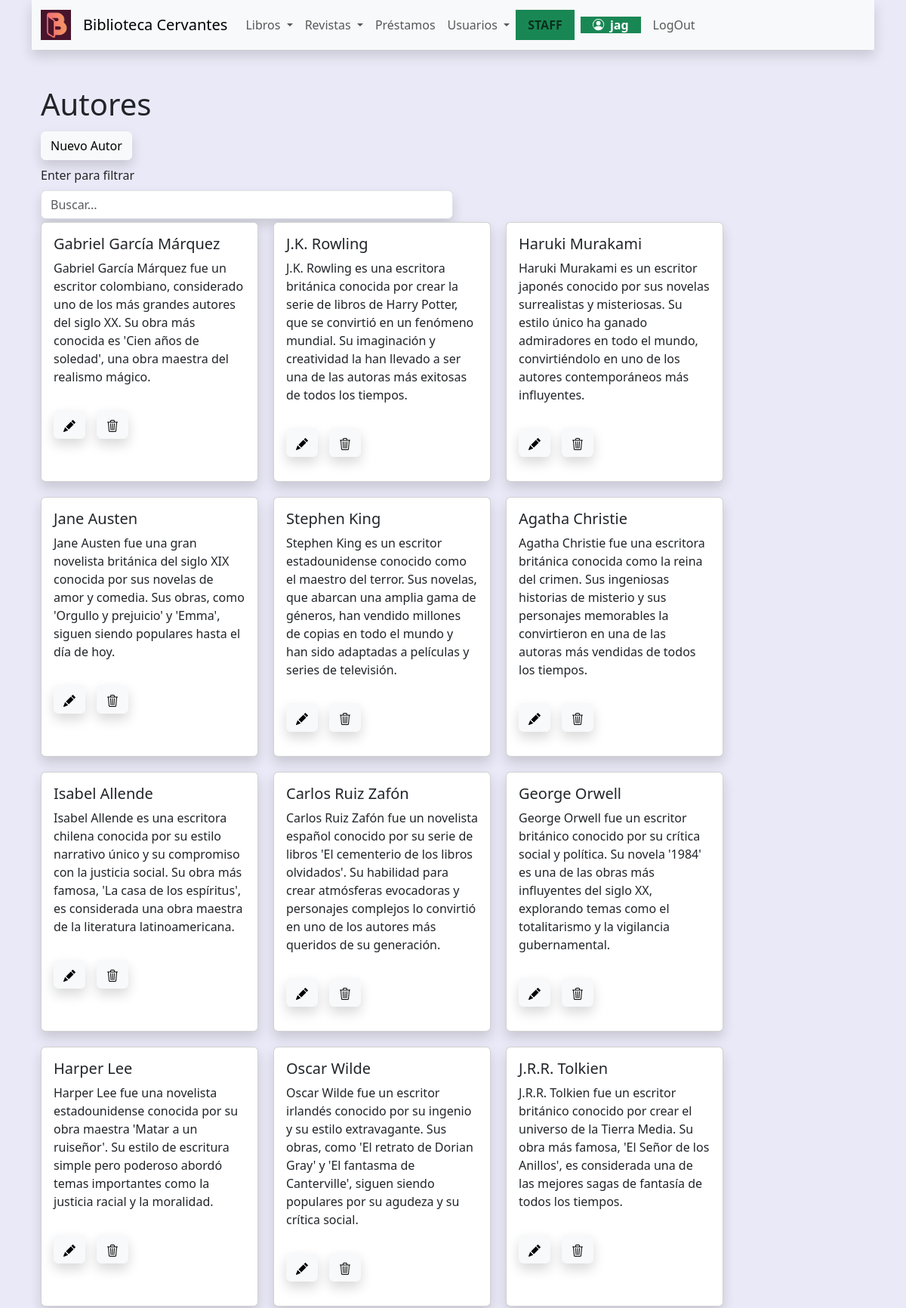
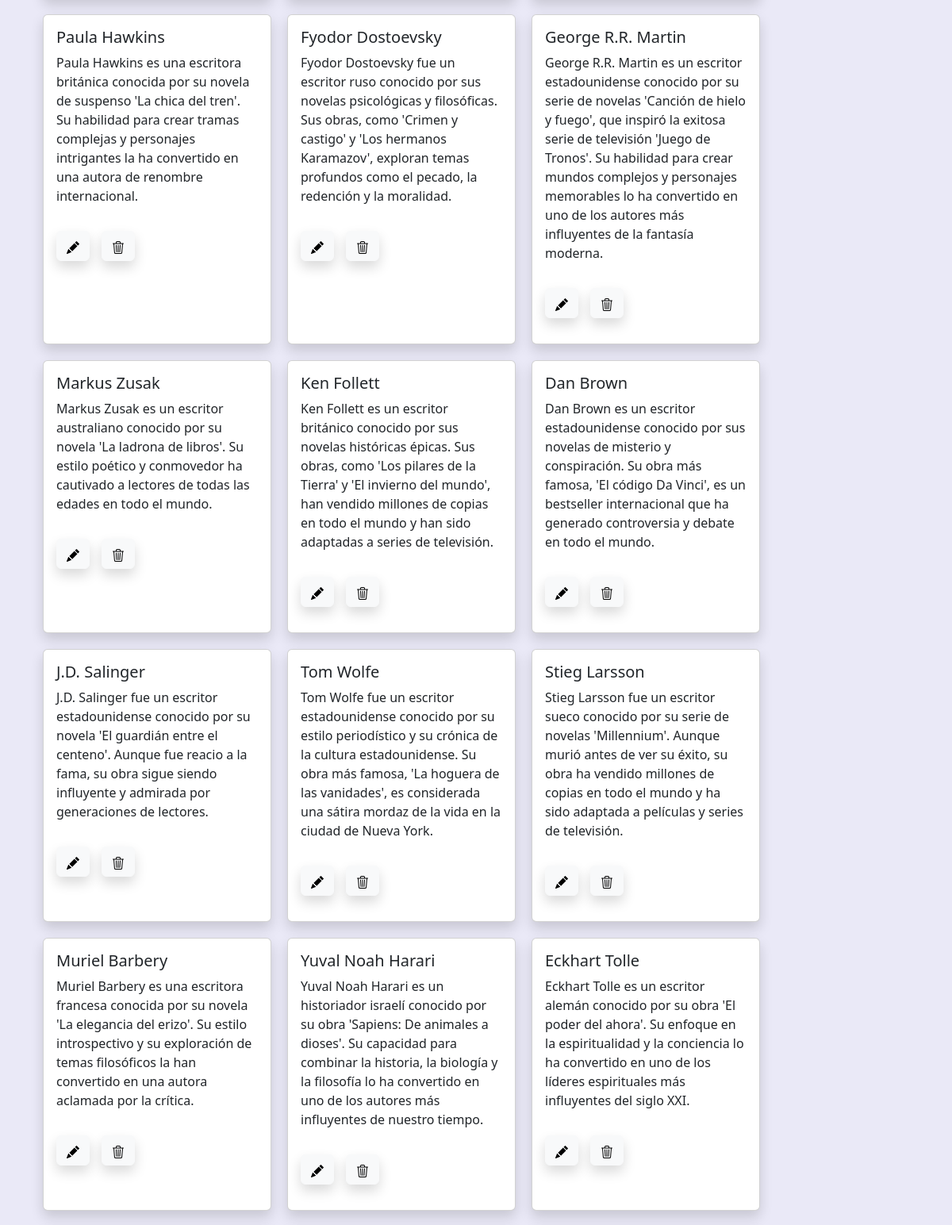
The page /libros/autores (signed in, upper part) on the database its author committed (2 pictures, top to bottom).
### libros/models.py (models this page shows, shortened)
class Autor(models.Model):
    nombre=models.CharField(max_length=200)
    nacionalidad=models.CharField(max_length=200, default='', null=True, blank=True)
    descripcion=models.TextField(max_length=250,default='', null=True, blank=True)

### libros/views.py (the view)
# urls.py: path('autores',views.listarautores,name='listarautores'),
@login_required
def listarautores(request):
    consulta=request.GET.get("consulta", None)
    if consulta:
        query = models.Autor.objects.filter(nombre__icontains=consulta)
    else:
        query=models.Autor.objects.all()
    context={'autores': query}
    return render(request, 'libros/listarautores.html', context)

### libros/templates/libros/listarautores.html (shortened to what this page needs)
{% extends 'core/base.html' %}
{% block title %}
    <h1>Autores</h1>
{% endblock title %}
{% block content %}
{% if user.is_staff %}
<div style="display: flex; flex-wrap: wrap; gap: 15px;" class="py-1 ">
    <div class="">
        <a class="btn btn-light shadow" href='{% url 'libros:crearautor' %}'>Nuevo Autor</a>
    </div>
</div>
{% endif %}
<div style="max-width: 50%;">
    <div class="py-1  " styles="width:40%">
        <form action="{% url 'libros:listarautores' %}" method="get">
            <label class="form-label">Enter para filtrar</label>
            <input class="form-control shadow " type="text" name="consulta" placeholder="Buscar...">
        </form>
    </div>
</div>
<div style="display: flex; flex-wrap: wrap; gap: 20px;">
    {% for autor in autores  %}
        <div class="card shadow" style="width: 18rem;">
            <div class="card-body">
                <h5 class="card-title">{{autor.nombre}}</h5>
                <p class="card-text">{{autor.descripcion}}</p>
                {% if user.is_staff %}
                <div style="display: flex;gap: 15px;" class="py-3 ">
                    <div class="">
                        <a class="btn btn-light shadow" href='{% url 'libros:editarautor' autor.id %}'>
                        </a>
                    </div>
                    <div class="">
                        <a class="btn btn-light shadow" href='{% url 'libros:eliminarautor' autor.id %}'>
                        </a>
                    </div>
                </div>
                {% endif %}
            </div>
        </div>
    {% endfor %}
</div>
{% endblock content %}

### core/templates/core/components/navbar.html (shortened to what this page needs)
{% load static %}
<nav class="navbar shadow navbar-expand-lg bg-body-tertiary">
    <div class="container-fluid">
        <a class="navbar-brand" href="{% url 'core:home' %}">
            <img src= "{% static 'core/img/logo_color.png' %}" alt="BC" width="40" height="40">
        </a>
        <a class="navbar-brand" href="{% url 'core:home' %}">Biblioteca Cervantes</a>
      <div class="collapse navbar-collapse" id="navbarNavDropdown">
        <ul class="navbar-nav">
          {% if user.is_authenticated %}
          <li class="nav-item dropdown">
            <a class="nav-link dropdown-toggle" href="#" role="button" data-bs-toggle="dropdown" aria-expanded="false">
              Libros
            </a>
          </li>
          <li class="nav-item dropdown">
            <a class="nav-link dropdown-toggle" href="#" role="button" data-bs-toggle="dropdown" aria-expanded="false">
              Revistas
            </a>
          </li>
          {% if user.is_staff %}
            <li class="nav-item">
              <a class="nav-link" href="{% url 'prestamos:listarprestamos' %}">Préstamos</a>
            </li>
            <li class="nav-item dropdown">
              <a class="nav-link dropdown-toggle " href="#" role="button" data-bs-toggle="dropdown" aria-expanded="false">
                Usuarios
              </a>
            </li>
            <strong class="text-bg-success px-2">
              <span class="nav-link light"> STAFF </span>
            </strong>
          {% endif %}
          <li class="nav-item">
            <span class="nav-link"><strong class="text-bg-success px-3">
               {{ user.username }}
            </strong></span>
          </li>
          <li class="nav-item">
            <form action="{% url 'core:logout' %}" method="post">
              <input type="submit" class="nav-link" value="LogOut">
            </form>
          </li>
          {% endif %}
        </ul>
      </div>
    </div>
  </nav>

### rows shown on the page
Autor: nombre "Gabriel García Márquez", descripcion "Gabriel García Márquez fue un escritor colombiano, considerado uno de los más grandes autores del siglo XX. Su obra más conocida es 'Cien años de soledad', una obra maestra del realismo mágico."
Autor: nombre "J.K. Rowling", descripcion "J.K. Rowling es una escritora británica conocida por crear la serie de libros de Harry Potter, que se convirtió en un fenómeno mundial. Su imaginación y creatividad la han llevado a ser una de las autoras más exitosas de todos los tiempos."
Autor: nombre "Haruki Murakami", descripcion "Haruki Murakami es un escritor japonés conocido por sus novelas surrealistas y misteriosas. Su estilo único ha ganado admiradores en todo el mundo, convirtiéndolo en uno de los autores contemporáneos más influyentes."
Autor: nombre "Jane Austen", descripcion "Jane Austen fue una gran novelista británica del siglo XIX conocida por sus novelas de amor y comedia. Sus obras, como 'Orgullo y prejuicio' y 'Emma', siguen siendo populares hasta el día de hoy."
Autor: nombre "Stephen King", descripcion "Stephen King es un escritor estadounidense conocido como el maestro del terror. Sus novelas, que abarcan una amplia gama de géneros, han vendido millones de copias en todo el mundo y han sido adaptadas a películas y series de televisión."
Autor: nombre "Agatha Christie", descripcion "Agatha Christie fue una escritora británica conocida como la reina del crimen. Sus ingeniosas historias de misterio y sus personajes memorables la convirtieron en una de las autoras más vendidas de todos los tiempos."
Autor: nombre "Isabel Allende", descripcion "Isabel Allende es una escritora chilena conocida por su estilo narrativo único y su compromiso con la justicia social. Su obra más famosa, 'La casa de los espíritus', es considerada una obra maestra de la literatura latinoamericana."
Autor: nombre "Carlos Ruiz Zafón", descripcion "Carlos Ruiz Zafón fue un novelista español conocido por su serie de libros 'El cementerio de los libros olvidados'. Su habilidad para crear atmósferas evocadoras y personajes complejos lo convirtió en uno de los autores más queridos de su generación."
Autor: nombre "George Orwell", descripcion "George Orwell fue un escritor británico conocido por su crítica social y política. Su novela '1984' es una de las obras más influyentes del siglo XX, explorando temas como el totalitarismo y la vigilancia gubernamental."
Autor: nombre "Harper Lee", descripcion "Harper Lee fue una novelista estadounidense conocida por su obra maestra 'Matar a un ruiseñor'. Su estilo de escritura simple pero poderoso abordó temas importantes como la justicia racial y la moralidad."
Autor: nombre "Oscar Wilde", descripcion "Oscar Wilde fue un escritor irlandés conocido por su ingenio y su estilo extravagante. Sus obras, como 'El retrato de Dorian Gray' y 'El fantasma de Canterville', siguen siendo populares por su agudeza y su crítica social."
Autor: nombre "J.R.R. Tolkien", descripcion "J.R.R. Tolkien fue un escritor británico conocido por crear el universo de la Tierra Media. Su obra más famosa, 'El Señor de los Anillos', es considerada una de las mejores sagas de fantasía de todos los tiempos."
Autor: nombre "Paula Hawkins", descripcion "Paula Hawkins es una escritora británica conocida por su novela de suspenso 'La chica del tren'. Su habilidad para crear tramas complejas y personajes intrigantes la ha convertido en una autora de renombre internacional."
Autor: nombre "Fyodor Dostoevsky", descripcion "Fyodor Dostoevsky fue un escritor ruso conocido por sus novelas psicológicas y filosóficas. Sus obras, como 'Crimen y castigo' y 'Los hermanos Karamazov', exploran temas profundos como el pecado, la redención y la moralidad."
Autor: nombre "George R.R. Martin", descripcion "George R.R. Martin es un escritor estadounidense conocido por su serie de novelas 'Canción de hielo y fuego', que inspiró la exitosa serie de televisión 'Juego de Tronos'. Su habilidad para crear mundos complejos y personajes memorables lo ha convertido en uno de los autores más influyentes de la fantasía moderna."
Autor: nombre "Markus Zusak", descripcion "Markus Zusak es un escritor australiano conocido por su novela 'La ladrona de libros'. Su estilo poético y conmovedor ha cautivado a lectores de todas las edades en todo el mundo."
Autor: nombre "Ken Follett", descripcion "Ken Follett es un escritor británico conocido por sus novelas históricas épicas. Sus obras, como 'Los pilares de la Tierra' y 'El invierno del mundo', han vendido millones de copias en todo el mundo y han sido adaptadas a series de televisión."
Autor: nombre "Dan Brown", descripcion "Dan Brown es un escritor estadounidense conocido por sus novelas de misterio y conspiración. Su obra más famosa, 'El código Da Vinci', es un bestseller internacional que ha generado controversia y debate en todo el mundo."
Autor: nombre "J.D. Salinger", descripcion "J.D. Salinger fue un escritor estadounidense conocido por su novela 'El guardián entre el centeno'. Aunque fue reacio a la fama, su obra sigue siendo influyente y admirada por generaciones de lectores."
Autor: nombre "Tom Wolfe", descripcion "Tom Wolfe fue un escritor estadounidense conocido por su estilo periodístico y su crónica de la cultura estadounidense. Su obra más famosa, 'La hoguera de las vanidades', es considerada una sátira mordaz de la vida en la ciudad de Nueva York."
Autor: nombre "Stieg Larsson", descripcion "Stieg Larsson fue un escritor sueco conocido por su serie de novelas 'Millennium'. Aunque murió antes de ver su éxito, su obra ha vendido millones de copias en todo el mundo y ha sido adaptada a películas y series de televisión."
Autor: nombre "Muriel Barbery", descripcion "Muriel Barbery es una escritora francesa conocida por su novela 'La elegancia del erizo'. Su estilo introspectivo y su exploración de temas filosóficos la han convertido en una autora aclamada por la crítica."
Autor: nombre "Yuval Noah Harari", descripcion "Yuval Noah Harari es un historiador israelí conocido por su obra 'Sapiens: De animales a dioses'. Su capacidad para combinar la historia, la biología y la filosofía lo ha convertido en uno de los autores más influyentes de nuestro tiempo."
Autor: nombre "Eckhart Tolle", descripcion "Eckhart Tolle es un escritor alemán conocido por su obra 'El poder del ahora'. Su enfoque en la espiritualidad y la conciencia lo ha convertido en uno de los líderes espirituales más influyentes del siglo XXI."

### other values the page prints
{{ user.username }} "jag"
